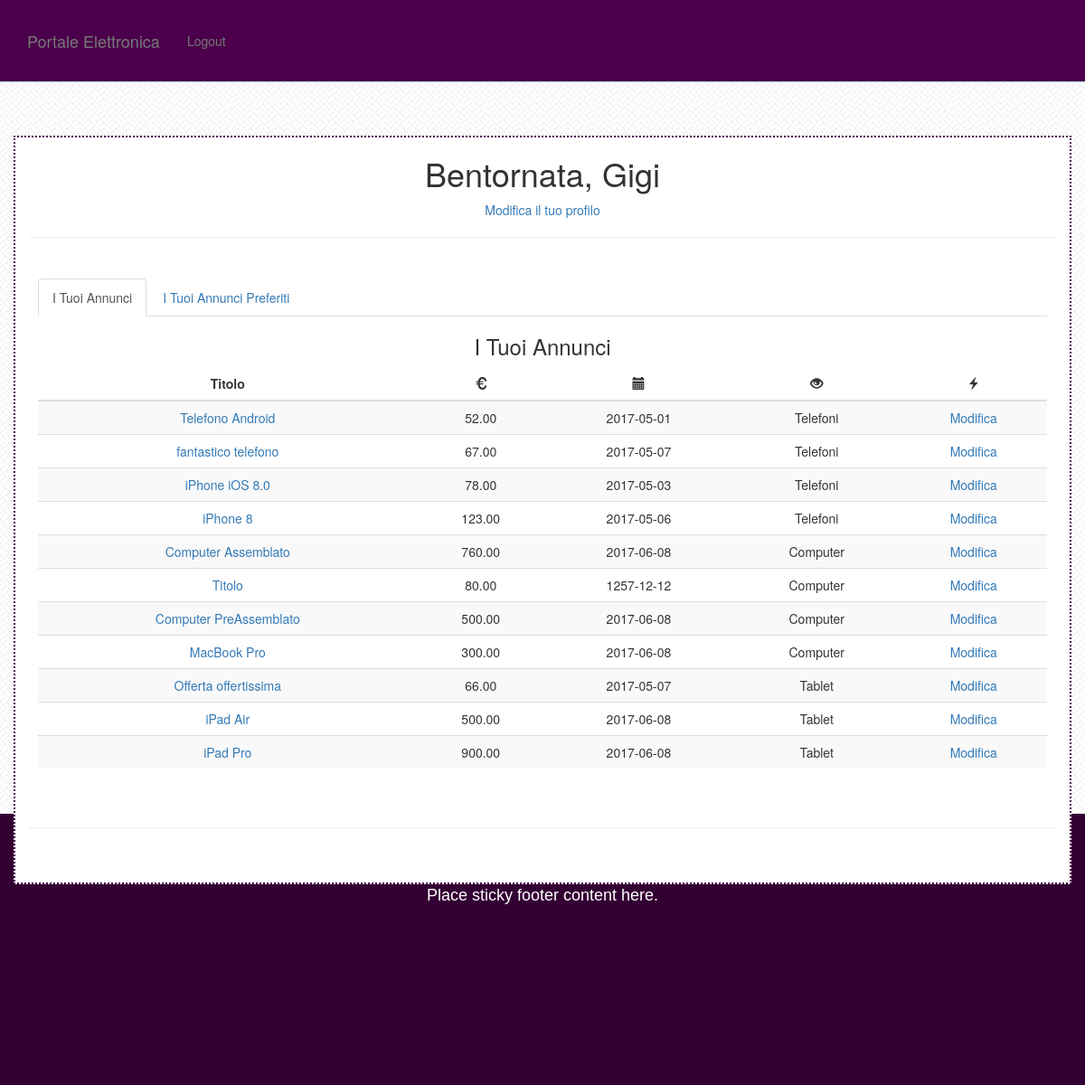
Screenshot of /user.php (signed in) with the database file from the repository.
### tables this page shows
CREATE TABLE `annunci` (
  `ID` int(11) NOT NULL,
  `Titolo` varchar(25) NOT NULL,
  `Descrizione` varchar(150) NOT NULL,
  `Prezzo` float(10,2) NOT NULL,
  `DataInserimento` date NOT NULL,
  `Status` enum('Online','Offline') NOT NULL DEFAULT 'Online',
  `Views` int(11) NOT NULL DEFAULT '0',
  `FKutente` int(11) NOT NULL,
  `FKsottocategoria` int(11) NOT NULL
);

CREATE TABLE `macrocategory` (
  `ID` int(11) NOT NULL,
  `Nome` varchar(10) NOT NULL,
  `Descrizione` varchar(50) NOT NULL
);

### user.php (the view, shortened to what this page needs)
<!DOCTYPE html>
<html lang="en">
<head>
    <link href="css/bootstrap.min.css" rel="stylesheet">
    <link href="css/scrolling-nav.css" rel="stylesheet">
    <link href="css/style.css" rel="stylesheet">
</head>
<body id="page-top" data-spy="scroll" data-target=".navbar-fixed-top" >
    <nav class="navbar navbar-default navbar-fixed-top" role="navigation">
        <div class="container">
            <div class="navbar-header page-scroll">
                <a class="navbar-brand page-scroll" href="index.php">Portale Elettronica</a>
            </div>
            <div class="collapse navbar-collapse navbar-ex1-collapse">
                <ul class="nav navbar-nav">
                    <?php
                    if(isset($_SESSION['session'])){
                    ?>
                            <li>
                                <a class="page-scroll" href="logout.php">Logout</a>
                            </li>
                    <?php
                    }
                    ?>
                </ul>
            </div>
        </div>
    </nav>
    <div id="intro" class="intro-section" style="">
        <div class="container" >
            <div class="row">
                <div class="col-lg-12 bordered" >
                    <h1>Bentornat<?php
                    $sql ="SELECT Sesso From users where ID = ".$_SESSION['ID'];
                    $result = mysql_query($sql);
                    $result = mysql_fetch_assoc($result);
                    if($result['Sesso'] == 'M'){
                        echo "o";
                    } else if ($result['Sesso'] == 'F'){
                        echo "a";
                    }
                     ?>, <?php echo $_SESSION['nome']; ?></h1>
                    <a href=<?php echo '"edit.php?id='.$_SESSION['ID'].'"'; ?>>Modifica il tuo profilo</a>
                    <hr>
                    <div class="row" style="padding: 25px">
                        <ul class="nav nav-tabs">
                          <li class="active"><a data-toggle="tab" href="#annunci">I Tuoi Annunci</a></li>
                          <li><a data-toggle="tab" href="#preferiti">I Tuoi Annunci Preferiti</a></li>
                        </ul>
                        <div class="tab-content">
                          <div id="annunci" class="tab-pane fade in active">
                            <h3>I Tuoi Annunci</h3>
                            <table class="table table-striped">
                        <?php
                        $sql = "SELECT annunci.ID, annunci.Titolo, annunci.Descrizione, annunci.Prezzo, annunci.DataInserimento, sottocategory.Nome as sottocategoria, macrocategory.Nome as categoria FROM annunci, users, sottocategory, macrocategory WHERE FKutente = users.ID AND FKsottocategoria = sottocategory.ID AND sottocategory.FKcategory = macrocategory.ID AND users.Email = '".$_SESSION['email']."'";
                        $result = mysql_query($sql) or die ("problemino con la query");
                        if(mysql_num_rows($result)!=0){
                        ?>
                        <thead>
                            <th>Titolo</th>
                            <th><span class="glyphicon glyphicon-euro"></span></th>
                            <th><span class="glyphicon glyphicon-calendar"></span></th>
                            <th><span class="glyphicon glyphicon-eye-open"></span></th>
                            <th><span class="glyphicon glyphicon glyphicon-flash"></span></th>
                        </thead>
                        <tbody>
                        <?php
                                while($row = mysql_fetch_array($result)){
                                   echo"<tr><td><a href='annuncio.php?ID=".$row['ID']."'>".$row['Titolo']."</a></td><td>".$row['Prezzo']."</td><td>".$row['DataInserimento']." </td><td>".$row['categoria']."</td><td><a href='edit_ad.php?id=".$row['ID']."'>Modifica</a></td></tr>";
                                    }
                            } else {
                                echo "<h3>Non hai ancora inserito degli annunci!<h3><h4>Inseriscine uno <a href='#'>adesso</a>";
                            }
                        ?>
                        </tbody>
                        </table>
                          </div>
                        </div>
                    </div>
                    <div>
                        <hr>
                    </div>
                    <br>
                    <br>
                </div>
            </div>
            <br>
            <br>
            <br>
        </div>
    </div>
    <br>
    <br>
    <br>
    <br>
    <br>
 <footer class="footer">
      <div class="container">
        <p class="text-muted">Place sticky footer content here.</p>
      </div>
    </footer>
</body>
</html>

### css/scrolling-nav.css (style rules this page uses)
body { width: 100%; height: 100%; }
html { width: 100%; height: 100%; }
@media (min-width:767px) { .navbar { padding: 20px 0; -webkit-transition: background .5s ease-in-out,padding .5s ease-in-out; -moz-transition: background .5s ease-in-out,padding .5s ease-in-out; transition: background .5s ease-in-out,padding .5s ease-in-out; } }

### css/style.css (style rules this page uses)
body { background-image: url("../assets/bg.png"); background-size: 18%; margin-bottom: 60px; }
.bordered { border: 2px; border-style: dotted; border-color: #4c004c; background-color: white; }
.navbar { border-color: lightblue; background-color: #4c004c; }
p { font-size: 18px; font-family: 'Arial'; }
.footer { background-color: #330033; height: 300px; }
footer > .container > p { color: white; text-align: center; }
.intro-section { height: 100%; padding-top: 150px; text-align: center; }

### user.php (style rules this page uses)
th { text-align: center; }

### rows the page displays
annunci: Titolo "Telefono Android", Prezzo "52.00", DataInserimento "2017-05-01", macrocategory.Nome "Telefoni"
annunci: Titolo "fantastico telefono", Prezzo "67.00", DataInserimento "2017-05-07", macrocategory.Nome "Telefoni"
annunci: Titolo "iPhone iOS 8.0", Prezzo "78.00", DataInserimento "2017-05-03", macrocategory.Nome "Telefoni"
annunci: Titolo "iPhone 8", Prezzo "123.00", DataInserimento "2017-05-06", macrocategory.Nome "Telefoni"
annunci: Titolo "Computer Assemblato", Prezzo "760.00", DataInserimento "2017-06-08", macrocategory.Nome "Computer"
annunci: Titolo "Titolo", Prezzo "80.00", DataInserimento "1257-12-12", macrocategory.Nome "Computer"
annunci: Titolo "Computer PreAssemblato", Prezzo "500.00", DataInserimento "2017-06-08", macrocategory.Nome "Computer"
annunci: Titolo "MacBook Pro", Prezzo "300.00", DataInserimento "2017-06-08", macrocategory.Nome "Computer"
annunci: Titolo "Offerta offertissima", Prezzo "66.00", DataInserimento "2017-05-07", macrocategory.Nome "Tablet"
annunci: Titolo "iPad Air", Prezzo "500.00", DataInserimento "2017-06-08", macrocategory.Nome "Tablet"
annunci: Titolo "iPad Pro", Prezzo "900.00", DataInserimento "2017-06-08", macrocategory.Nome "Tablet"

### other values shown
$_SESSION['nome'] "Gigi"
